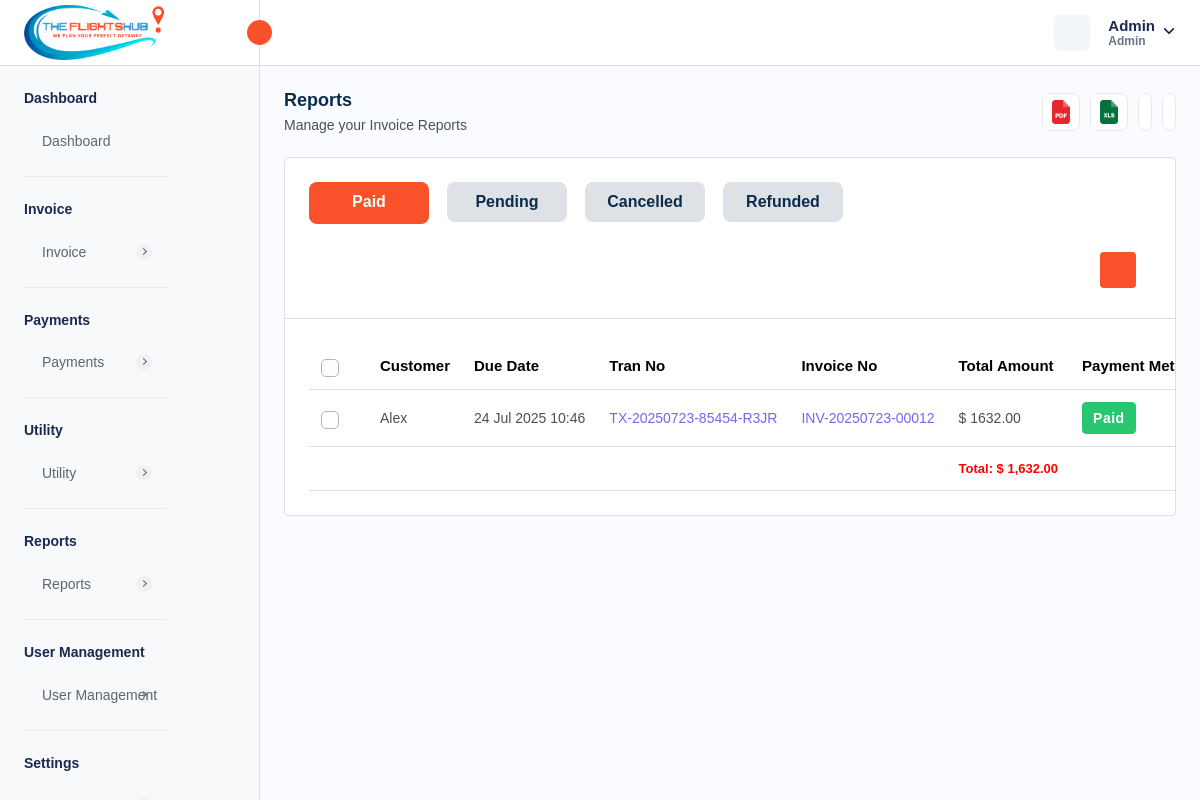
The page /reports.php (signed in) on the database as committed earlier.
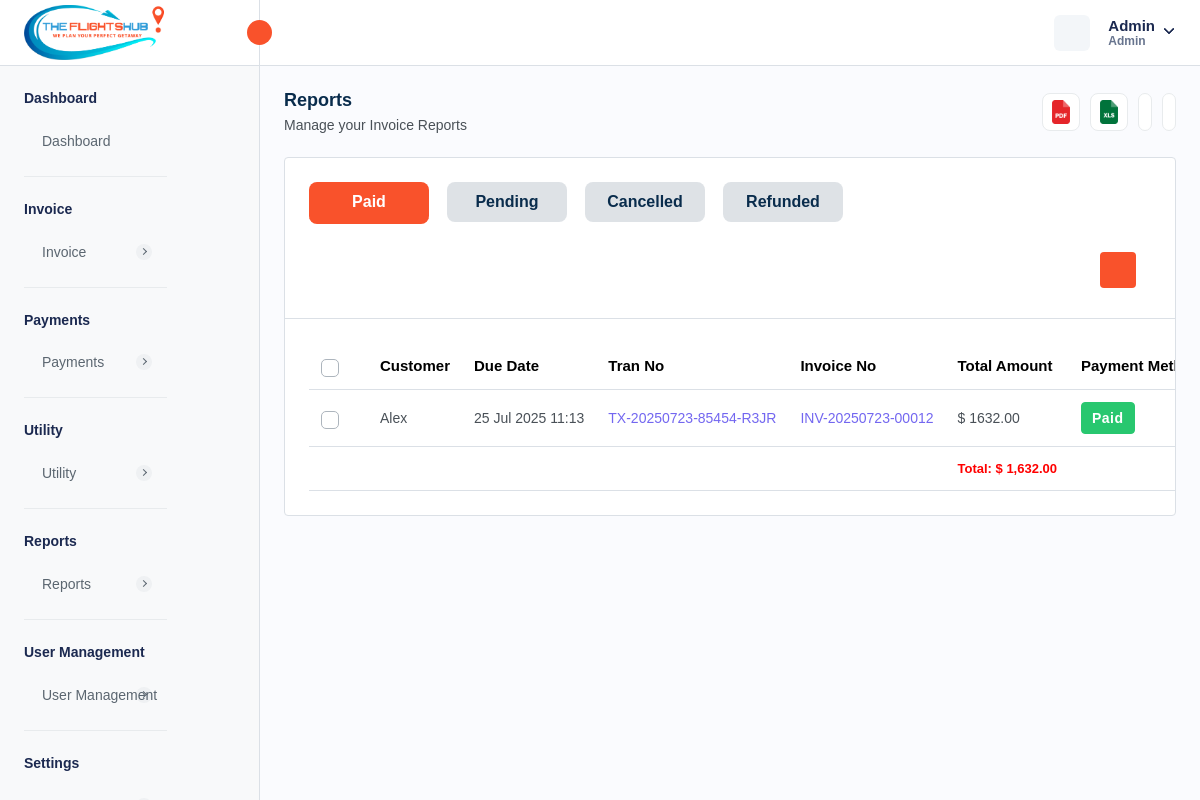
The same page on the database as committed later.
### tables this page shows
CREATE TABLE `invoice` (
  `invoice_id` int NOT NULL AUTO_INCREMENT,
  `invoice_number` varchar(255) NOT NULL,
  `invoice_title` varchar(255) DEFAULT NULL,
  `payment_method` enum('CREDIT_CARD','DEBIT_CARD','CASH','CASH_DEPOSIT','NET_BANKING','PAYPAL','OTHER') NOT NULL,
  `transaction_id` varchar(255) DEFAULT NULL,
  `status` enum('PAID','PENDING','CANCELLED','REFUNDED') NOT NULL,
  `airline_name` text,
  `travel_date` varchar(45) DEFAULT NULL,
  `due_date` varchar(255) DEFAULT NULL,
  `customer_name` varchar(255) DEFAULT NULL,
  `service_id` json DEFAULT NULL,
  `from_location` text,
  `to_location` text,
  `customer_address` longtext,
  `description` longtext,
  `reminder_enabled` int NOT NULL DEFAULT '0',
  `reminder_count` int NOT NULL DEFAULT '0',
  `organization` varchar(255) DEFAULT NULL,
  `passenger_details` json DEFAULT NULL,
  `total_amount` decimal(10,2) NOT NULL,
  `created_at` timestamp NULL DEFAULT CURRENT_TIMESTAMP,
  `updated_at` timestamp NULL DEFAULT CURRENT_TIMESTAMP ON UPDATE CURRENT_TIMESTAMP,
  `created_by` int NOT NULL,
  `is_active` int NOT NULL DEFAULT '1',
  `customer_email` varchar(255) DEFAULT NULL,
  PRIMARY KEY (`invoice_id`),
  UNIQUE KEY `invoice_number_UNIQUE` (`invoice_number`),
  UNIQUE KEY `transaction_id_UNIQUE` (`transaction_id`)
);

CREATE TABLE `localization_settings` (
  `id` int NOT NULL AUTO_INCREMENT,
  `language` varchar(50) DEFAULT 'English',
  `timezone` varchar(100) DEFAULT 'UTC',
  `date_format` varchar(20) DEFAULT 'd M Y',
  `time_format` varchar(10) DEFAULT '12',
  `currency_id` int DEFAULT NULL,
  `created_at` datetime DEFAULT CURRENT_TIMESTAMP,
  `updated_at` datetime DEFAULT CURRENT_TIMESTAMP ON UPDATE CURRENT_TIMESTAMP,
  PRIMARY KEY (`id`)
);

### reports.php (the view, shortened to what the changed rows need)
<?php
require "./database/config.php";
try {
    if ($_SERVER['REQUEST_METHOD'] == 'GET') {
        $params = [
            'customer' => isset($_GET['customer']) ? $_GET['customer'] : '',
            'from' => isset($_GET['from']) ? $_GET['from'] : '',
            'to' => isset($_GET['to']) ? $_GET['to'] : '',
        ];
        $hasParams = false;
        if ($hasParams) {
            $customerId = $params['customer'] ?? null;
            $startDate = $params['from'] ?? null;
            $endDate = $params['to'] ?? null;
            $startDate = $startDate ? date('Y-m-d', strtotime($startDate)) : null;
            $endDate = $endDate ? date('Y-m-d', strtotime($endDate)) : null;
            function buildInvoiceQuery($db, $status, $customerId, $startDate, $endDate)
            {
                $query = "
            SELECT *, invoice.status as paymentStatus
            FROM invoice
            WHERE invoice.status = ?
              AND invoice.is_active = 1
        ";
                $types = "s";
                $values = [$status];
                if ($customerId) {
                    $query .= " AND customer.customer_id = ?";
                    $types .= "i";
                    $values[] = $customerId;
                }
                if ($startDate && $endDate) {
                    $query .= " AND DATE(invoice.created_at) BETWEEN ? AND ?";
                    $types .= "ss";
                    $values[] = $startDate;
                    $values[] = $endDate;
                }
                $stmt = $db->prepare($query);
                if (!$stmt)
                    return false;
                if (!empty($values)) {
                    $stmt->bind_param($types, ...$values);
                }
                if ($stmt->execute()) {
                    return $stmt->get_result();
                }
                return [];
            }
            $paidInvoices = buildInvoiceQuery($db, 'PAID', $customerId, $startDate, $endDate);
            $pendingInvoices = buildInvoiceQuery($db, 'PENDING', $customerId, $startDate, $endDate);
            $cancelledInvoices = buildInvoiceQuery($db, 'CANCELLED', $customerId, $startDate, $endDate);
            $refundedInvoices = buildInvoiceQuery($db, 'REFUNDED', $customerId, $startDate, $endDate);
        } else {
            $stmtFetchPaid = $db->prepare("SELECT *,invoice.status as paymentStatus FROM invoice
            WHERE invoice.status = 'PAID' AND invoice.is_active = 1  ");
            if ($stmtFetchPaid->execute()) {
                $paidInvoices = $stmtFetchPaid->get_result();
            }
        }
    }
    $stmtFetchLocalizationSettings = $db->prepare("SELECT * FROM localization_settings INNER JOIN currency ON localization_settings.currency_id = currency.currency_id;");
    $stmtFetchLocalizationSettings->execute();
    $localizationSettings = $stmtFetchLocalizationSettings->get_result()->fetch_array(MYSQLI_ASSOC);
} catch (Exception $e) {
    $_SESSION['error'] = $e->getMessage();
}
?>
<!DOCTYPE html>
<html lang="en">
<head>
    <link rel="stylesheet" href="assets/css/bootstrap.min.css">
    <link rel="stylesheet" href="assets/css/bootstrap-datetimepicker.min.css">
    <link rel="stylesheet" href="assets/plugins/daterangepicker/daterangepicker.css">
    <link rel="stylesheet" href="assets/css/animate.css">
    <link rel="stylesheet" href="assets/plugins/select2/css/select2.min.css">
    <link rel="stylesheet" href="assets/css/dataTables.bootstrap5.min.css">
    <link rel="stylesheet" href="assets/plugins/fontawesome/css/fontawesome.min.css">
    <link rel="stylesheet" href="assets/plugins/fontawesome/css/all.min.css">
    <link rel="stylesheet" href="assets/css/style.css">
    <link rel="stylesheet" href="https://cdn.jsdelivr.net/npm/notyf@3/notyf.min.css" />
</head>
<body>
    <div class="main-wrapper">
        <div class="page-wrapper">
            <div class="content">
                <div class="card table-list-card">
                    <div class="card-body">
                        <div class="tabs-set">
                            <div class="tab-content" id="myTabContent">
                                <div class="tab-pane fade show active" id="paid-report" role="tabpanel"
                                    aria-labelledby="paid-tab">
                                    <div class="table-responsive">
                                        <table class="table datanew">
                                            <thead>
                                                <tr>
                                                    <th>
                                                        <label class="checkboxs">
                                                            <span class="checkmarks"></span>
                                                        </label>
                                                    </th>
                                                    <th>Customer</th>
                                                    <th>Due Date</th>
                                                    <th>Tran No</th>
                                                    <th>Invoice No</th>
                                                    <th>Total Amount</th>
                                                    <th>Payment Method</th>
                                                </tr>
                                            </thead>
                                            <tbody>
                                                <?php
                                                foreach ($paidInvoices->fetch_all(MYSQLI_ASSOC) as $paidInvoice) {
                                                    ?>
                                                    <tr>
                                                        <td>
                                                            <label class="checkboxs">
                                                                <span class="checkmarks"></span>
                                                            </label>
                                                        </td>
                                                        <td><?php echo htmlspecialchars($paidInvoice['customer_name']); ?>
                                                        </td>
                                                        <td>
                                                            <?php
                                                            $date = new DateTime($paidInvoice['updated_at']);
                                                            echo htmlspecialchars($date->format(isset($localizationSettings["date_format"]) ? $localizationSettings["date_format"] : "d M Y"));
                                                            ?>
                                                        </td>
                                                        <td class="ref-number">
                                                            <?php echo htmlspecialchars($paidInvoice['transaction_id']); ?>
                                                        </td>
                                                        <td class="ref-number">
                                                            <?php echo htmlspecialchars($paidInvoice['invoice_number']); ?>
                                                        </td>
                                                        <td>
                                                            <?php
                                                            echo (isset($localizationSettings["currency_symbol"]) ? $localizationSettings["currency_symbol"] : "$") . " " . htmlspecialchars($paidInvoice['total_amount']);
                                                            ?>
                                                        </td>
                                                        <td>
                                                            <?php if ($paidInvoice['paymentStatus'] == 'PAID') { ?>
                                                                <span class="badge badge-lg bg-success">Paid</span>
                                                            <?php } elseif ($paidInvoice['paymentStatus'] == 'CANCELLED') { ?>
                                                                <span class="badge badge-lg bg-danger">Cancelled</span>
                                                            <?php } elseif ($paidInvoice['paymentStatus'] == 'PENDING') { ?>
                                                                <span class="badge badge-lg bg-warning">Pending</span>
                                                            <?php } elseif ($paidInvoice['paymentStatus'] == 'REFUNDED') { ?>
                                                                <span class="badge badge-lg bg-primary">Refunded</span>
                                                            <?php } ?>
                                                        </td>
                                                    </tr>
                                                <?php } ?>
                                            </tbody>
                                        </table>
                                    </div>
                                </div>
                            </div>
                        </div>
                    </div>
                </div>
            </div>
        </div>
    </div>
</body>
</html>

Rows that differ between the two databases and show on the page:
changed invoice "Alex": updated_at.date_format "24 Jul 2025 10:46" → "25 Jul 2025 11:13"
